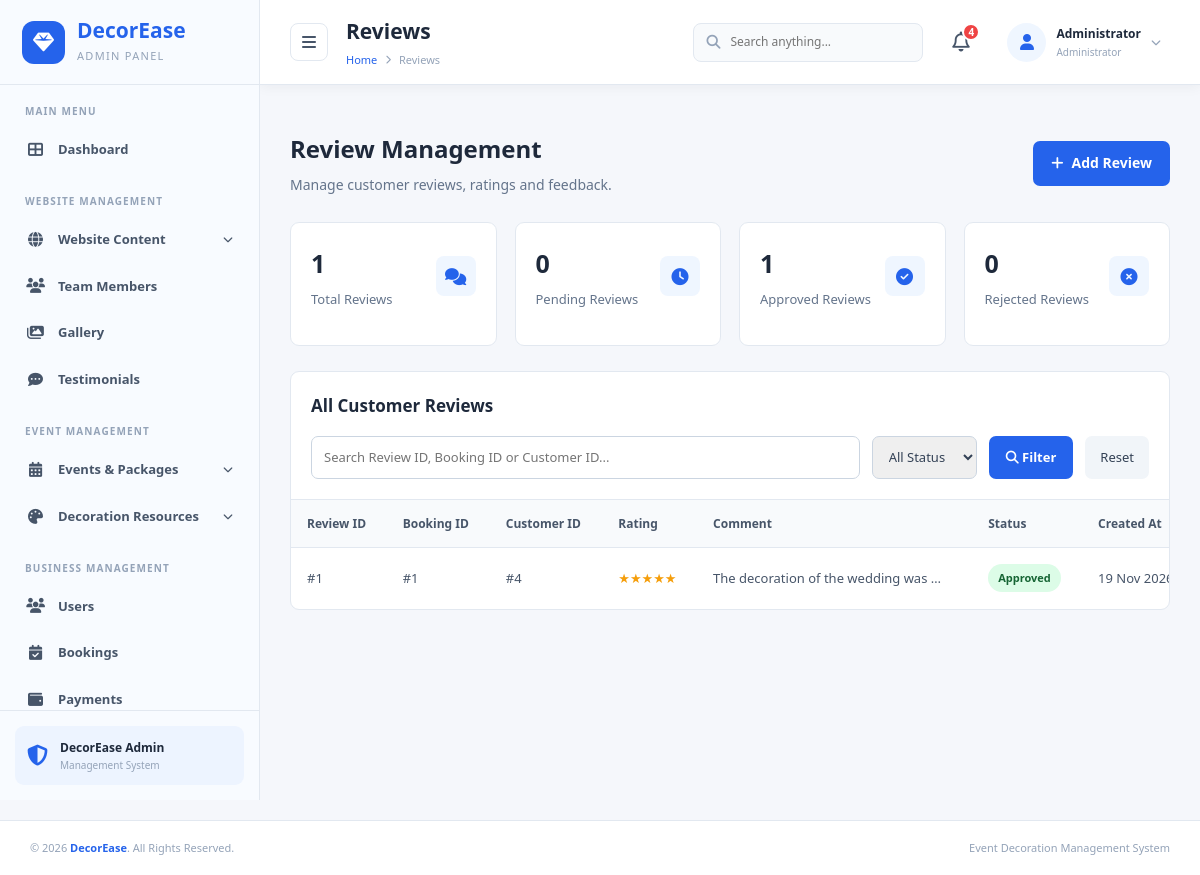
Screenshot of /admin/reviews.php (signed in) with the database file from the repository.
### tables this page shows
CREATE TABLE `reviews` (
  `review_id` int(10) UNSIGNED NOT NULL,
  `booking_id` int(10) UNSIGNED NOT NULL,
  `customer_id` int(10) UNSIGNED NOT NULL,
  `rating` tinyint(3) UNSIGNED NOT NULL,
  `comment` text DEFAULT NULL,
  `status` enum('pending','approved','rejected') DEFAULT 'pending',
  `created_at` timestamp NOT NULL DEFAULT current_timestamp()
);

### admin/reviews.php (the view, shortened to what this page needs)
<?php
require_once __DIR__ . '/../db.php';
$search = trim($_GET['search'] ?? '');
$where = [];
$whereSQL = !empty($where)
    ? "WHERE " . implode(" AND ", $where)
    : "";
$stats = [
    'total' => 0,
    'pending' => 0,
    'approved' => 0,
    'rejected' => 0
];
$statsQuery = $conn->query("
    SELECT
        COUNT(*) AS total,
        SUM(status = 'pending') AS pending,
        SUM(status = 'approved') AS approved,
        SUM(status = 'rejected') AS rejected
    FROM reviews
");
if ($statsQuery && $statsRow = $statsQuery->fetch_assoc()) {
    foreach ($stats as $key => $value) {
        $stats[$key] = (int)($statsRow[$key] ?? 0);
    }
}
$sql = "
    SELECT
        review_id,
        booking_id,
        customer_id,
        rating,
        comment,
        status,
        created_at
    FROM reviews
    $whereSQL
    ORDER BY created_at DESC
";
$stmt = $conn->prepare($sql);
$stmt->execute();
$reviews = $stmt->get_result();
function e($value) {
    return htmlspecialchars((string)($value ?? ''), ENT_QUOTES, 'UTF-8');
}
?>
<!DOCTYPE html>
<html lang="en">
<head>
    <link rel="stylesheet" href="includes/css/admin.css">
    <link rel="stylesheet"
          href="https://cdnjs.cloudflare.com/ajax/libs/font-awesome/6.5.0/css/all.min.css">
</head>
<body>
<div class="admin-container">
    <?php include 'includes/sidebar.php'; ?>
    <main class="main-content">
        <?php include 'includes/header.php'; ?>
        <section class="review-page">
            <div class="review-page-header">
                <div>
                    <h2>Review Management</h2>
                    <p>Manage customer reviews, ratings and feedback.</p>
                </div>
                <a href="add_review.php" class="review-add-btn">
                    <i class="fas fa-plus"></i>
                    Add Review
                </a>
            </div>
            <div class="review-stats-grid">
                <div class="review-stat-card">
                    <div class="stat-top">
                        <div>
                            <h3><?php echo $stats['total']; ?></h3>
                            <p>Total Reviews</p>
                        </div>
                        <div class="stat-icon">
                            <i class="fas fa-comments"></i>
                        </div>
                    </div>
                </div>
                <div class="review-stat-card">
                    <div class="stat-top">
                        <div>
                            <h3><?php echo $stats['pending']; ?></h3>
                            <p>Pending Reviews</p>
                        </div>
                        <div class="stat-icon">
                            <i class="fas fa-clock"></i>
                        </div>
                    </div>
                </div>
                <div class="review-stat-card">
                    <div class="stat-top">
                        <div>
                            <h3><?php echo $stats['approved']; ?></h3>
                            <p>Approved Reviews</p>
                        </div>
                        <div class="stat-icon">
                            <i class="fas fa-check-circle"></i>
                        </div>
                    </div>
                </div>
                <div class="review-stat-card">
                    <div class="stat-top">
                        <div>
                            <h3><?php echo $stats['rejected']; ?></h3>
                            <p>Rejected Reviews</p>
                        </div>
                        <div class="stat-icon">
                            <i class="fas fa-times-circle"></i>
                        </div>
                    </div>
                </div>
            </div>
            <div class="review-management-card">
                <div class="review-card-header">
                    <h3>All Customer Reviews</h3>
                    <form method="GET" class="review-filter-form">
                        <input
                            type="text"
                            name="search"
                            placeholder="Search Review ID, Booking ID or Customer ID..."
                            value="<?php echo e($search); ?>"
                        >
                        <select name="status">
                            <option value="">All Status</option>
                        </select>
                        <button type="submit" class="review-filter-btn">
                            <i class="fas fa-search"></i>
                            Filter
                        </button>
                        <a href="reviews.php" class="review-reset-btn">
                            Reset
                        </a>
                    </form>
                </div>
                <div class="review-table-wrapper">
                    <table class="review-table">
                        <thead>
                            <tr>
                                <th>Review ID</th>
                                <th>Booking ID</th>
                                <th>Customer ID</th>
                                <th>Rating</th>
                                <th>Comment</th>
                                <th>Status</th>
                                <th>Created At</th>
                            </tr>
                        </thead>
                        <tbody>
                        <?php if ($reviews->num_rows > 0): ?>
                            <?php while ($review = $reviews->fetch_assoc()): ?>
                                <tr>
                                    <td>
                                        #<?php echo (int)$review['review_id']; ?>
                                    </td>
                                    <td>
                                        #<?php echo (int)$review['booking_id']; ?>
                                    </td>
                                    <td>
                                        #<?php echo (int)$review['customer_id']; ?>
                                    </td>
                                    <td>
                                        <span class="review-stars">
                                            <?php
                                            $rating = (int)$review['rating'];
                                            echo str_repeat('★', $rating);
                                            ?>
                                        </span>
                                    </td>
                                    <td>
                                        <div class="review-comment"
                                             title="<?php echo e($review['comment']); ?>">
                                            <?php
                                            echo $review['comment'] !== null &&
                                                 $review['comment'] !== ''
                                                ? e($review['comment'])
                                                : 'No comment';
                                            ?>
                                        </div>
                                    </td>
                                    <td>
                                        <span class="review-status <?php echo e($review['status']); ?>">
                                            <?php echo e($review['status']); ?>
                                        </span>
                                    </td>
                                    <td>
                                        <?php
                                        echo e(date(
                                            'd M Y',
                                            strtotime($review['created_at'])
                                        ));
                                        ?>
                                    </td>
                                </tr>
                            <?php endwhile; ?>
                        <?php endif; ?>
                        </tbody>
                    </table>
                </div>
            </div>
        </section>
    </main>
</div>
<?php include 'includes/footer.php'; ?>
</body>
</html>

### admin/reviews.php (style rules this page uses)
.review-page { padding: 25px 30px 35px; margin-top: 20px; color: #1e293b; }
.review-page-header { display: flex; justify-content: space-between; align-items: center; gap: 15px; margin-bottom: 25px; }
.review-page-header h2 { margin: 0 0 6px; font-size: 24px; }
.review-page-header p { margin: 0; color: #64748b; font-size: 14px; }
.review-add-btn { display: inline-flex; align-items: center; justify-content: center; gap: 8px; padding: 11px 18px; background: #2563eb; color: #fff; text-decoration: none; border-radius: 7px; font-size: 14px; font-weight: 600; white-space: nowrap; }
.review-stats-grid { display: grid; grid-template-columns: repeat(4, 1fr); gap: 18px; margin-bottom: 25px; }
.review-stat-card { background: #fff; border: 1px solid #e2e8f0; border-radius: 9px; padding: 20px; }
.review-stat-card .stat-top { display: flex; justify-content: space-between; align-items: center; margin-bottom: 15px; }
.review-stat-card .stat-icon { width: 40px; height: 40px; display: flex; align-items: center; justify-content: center; background: #eff6ff; color: #2563eb; border-radius: 8px; font-size: 17px; }
.review-stat-card h3 { margin: 0; font-size: 25px; color: #1e293b; }
.review-stat-card p { margin: 6px 0 0; font-size: 13px; color: #64748b; }
.review-management-card { background: #fff; border: 1px solid #e2e8f0; border-radius: 9px; overflow: hidden; }
.review-card-header { padding: 20px; border-bottom: 1px solid #e2e8f0; }
.review-card-header h3 { margin: 0; font-size: 17px; }
.review-filter-form { display: flex; flex-wrap: wrap; gap: 12px; margin-top: 17px; }
.review-filter-form input, .review-filter-form select { padding: 10px 12px; border: 1px solid #cbd5e1; border-radius: 7px; font-size: 13px; color: #334155; outline: none; }
.review-filter-form input { flex: 1; min-width: 200px; }
.review-filter-btn { padding: 10px 17px; background: #2563eb; color: #fff; border: none; border-radius: 7px; font-size: 13px; font-weight: 600; cursor: pointer; }
.review-reset-btn { display: inline-flex; align-items: center; padding: 10px 15px; background: #f1f5f9; color: #334155; border-radius: 7px; text-decoration: none; font-size: 13px; }
.review-table-wrapper { overflow-x: auto; }
.review-table { width: 100%; border-collapse: collapse; min-width: 1050px; }
.review-table th { padding: 14px 16px; background: #f8fafc; color: #475569; text-align: left; font-size: 12px; font-weight: 700; white-space: nowrap; }
.review-table td { padding: 15px 16px; border-top: 1px solid #e2e8f0; color: #475569; font-size: 13px; vertical-align: middle; }
.review-comment { max-width: 230px; overflow: hidden; text-overflow: ellipsis; white-space: nowrap; }
.review-stars { color: #f59e0b; white-space: nowrap; font-size: 13px; }
.review-status { display: inline-block; padding: 5px 10px; border-radius: 20px; font-size: 11px; font-weight: 700; text-transform: capitalize; }
.review-status.approved { background: #dcfce7; color: #166534; }

### rows the page displays
reviews: review_id "1", booking "1", customer "4", rating "★★★★★", comment "The decoration of the wedding was…", status "Approved", created_at "19 Nov…"

### other values shown
$pageTitle "Reviews"
$unreadCount "4"
$adminName "Administrator"
$stats['total'] "1"
$stats['pending'] "0"
$stats['approved'] "1"
$stats['rejected'] "0"
